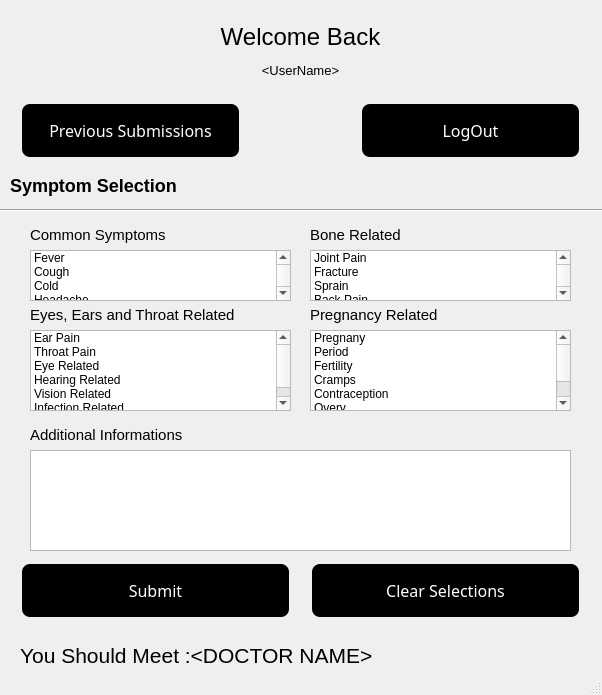
<?xml version="1.0" encoding="UTF-8"?>
<ui version="4.0">
 <class>MainWindow</class>
 <widget class="QMainWindow" name="MainWindow">
  <property name="geometry">
   <rect>
    <x>0</x>
    <y>0</y>
    <width>602</width>
    <height>695</height>
   </rect>
  </property>
  <property name="windowTitle">
   <string>MainWindow</string>
  </property>
  <property name="styleSheet">
   <string notr="true">font: 8pt &quot;Space Grotesk&quot;;</string>
  </property>
  <widget class="QWidget" name="centralwidget">
   <widget class="QPushButton" name="pushButton_2">
    <property name="geometry">
     <rect>
      <x>20</x>
      <y>560</y>
      <width>271</width>
      <height>61</height>
     </rect>
    </property>
    <property name="font">
     <font>
      <family>Space Grotesk</family>
      <pointsize>-1</pointsize>
      <weight>50</weight>
      <italic>false</italic>
      <bold>false</bold>
      <underline>false</underline>
      <strikeout>false</strikeout>
     </font>
    </property>
    <property name="styleSheet">
     <string notr="true">/* QPushButton Style */
QPushButton {
    background-color: #000; /* Black */
    border: none;
    color: #FFF; /* White */
    padding: 12px 24px;
    text-align: center;
    text-decoration: none;
    display: inline-block;
    font-size: 16px;
    margin: 4px 2px;
    transition-duration: 0.4s;
    cursor: pointer;
    border-radius: 8px;
}

QPushButton:hover {
    background-color: #333; /* Darker Gray */
}

QPushButton:pressed {
    background-color: #666; /* Even Darker Gray */
    box-shadow: 0 3px 6px rgba(0, 0, 0, 0.16), 0 3px 6px rgba(0, 0, 0, 0.23);
}
</string>
    </property>
    <property name="text">
     <string>Submit</string>
    </property>
   </widget>
   <widget class="QLabel" name="label_2">
    <property name="geometry">
     <rect>
      <x>10</x>
      <y>170</y>
      <width>201</width>
      <height>31</height>
     </rect>
    </property>
    <property name="styleSheet">
     <string notr="true">/* QLabel Style */
QLabel {
    color: #000; /* Black */
    font-size: 18px;
    font-weight: bold;
}

</string>
    </property>
    <property name="text">
     <string>&lt;html&gt;&lt;head/&gt;&lt;body&gt;&lt;p&gt;Symptom Selection&lt;/p&gt;&lt;/body&gt;&lt;/html&gt;</string>
    </property>
   </widget>
   <widget class="Line" name="line_2">
    <property name="geometry">
     <rect>
      <x>0</x>
      <y>195</y>
      <width>871</width>
      <height>31</height>
     </rect>
    </property>
    <property name="orientation">
     <enum>Qt::Horizontal</enum>
    </property>
   </widget>
   <widget class="QLabel" name="label">
    <property name="geometry">
     <rect>
      <x>30</x>
      <y>220</y>
      <width>161</width>
      <height>31</height>
     </rect>
    </property>
    <property name="text">
     <string>&lt;html&gt;&lt;head/&gt;&lt;body&gt;&lt;p&gt;&lt;span style=&quot; font-size:11pt;&quot;&gt;Common Symptoms&lt;/span&gt;&lt;/p&gt;&lt;/body&gt;&lt;/html&gt;</string>
    </property>
   </widget>
   <widget class="QTextEdit" name="textEdit">
    <property name="geometry">
     <rect>
      <x>30</x>
      <y>450</y>
      <width>541</width>
      <height>101</height>
     </rect>
    </property>
   </widget>
   <widget class="QLabel" name="label_3">
    <property name="geometry">
     <rect>
      <x>30</x>
      <y>420</y>
      <width>191</width>
      <height>31</height>
     </rect>
    </property>
    <property name="text">
     <string>&lt;html&gt;&lt;head/&gt;&lt;body&gt;&lt;p&gt;&lt;span style=&quot; font-size:11pt;&quot;&gt;Additional Informations&lt;/span&gt;&lt;/p&gt;&lt;/body&gt;&lt;/html&gt;</string>
    </property>
   </widget>
   <widget class="QListWidget" name="listWidget">
    <property name="geometry">
     <rect>
      <x>30</x>
      <y>250</y>
      <width>261</width>
      <height>51</height>
     </rect>
    </property>
    <property name="selectionMode">
     <enum>QAbstractItemView::MultiSelection</enum>
    </property>
    <item>
     <property name="text">
      <string>Fever</string>
     </property>
    </item>
    <item>
     <property name="text">
      <string>Cough</string>
     </property>
    </item>
    <item>
     <property name="text">
      <string>Cold</string>
     </property>
    </item>
    <item>
     <property name="text">
      <string>Headache</string>
     </property>
    </item>
    <item>
     <property name="text">
      <string>Fatigue</string>
     </property>
    </item>
    <item>
     <property name="text">
      <string>Stomach Ache</string>
     </property>
    </item>
    <item>
     <property name="text">
      <string>Flue</string>
     </property>
    </item>
   </widget>
   <widget class="QLabel" name="label_4">
    <property name="geometry">
     <rect>
      <x>30</x>
      <y>300</y>
      <width>221</width>
      <height>31</height>
     </rect>
    </property>
    <property name="text">
     <string>&lt;html&gt;&lt;head/&gt;&lt;body&gt;&lt;p&gt;&lt;span style=&quot; font-size:11pt;&quot;&gt;Eyes, Ears and Throat Related&lt;/span&gt;&lt;/p&gt;&lt;/body&gt;&lt;/html&gt;</string>
    </property>
   </widget>
   <widget class="QListWidget" name="listWidget_2">
    <property name="geometry">
     <rect>
      <x>30</x>
      <y>330</y>
      <width>261</width>
      <height>81</height>
     </rect>
    </property>
    <property name="selectionMode">
     <enum>QAbstractItemView::MultiSelection</enum>
    </property>
    <item>
     <property name="text">
      <string>Ear Pain</string>
     </property>
    </item>
    <item>
     <property name="text">
      <string>Throat Pain</string>
     </property>
    </item>
    <item>
     <property name="text">
      <string>Eye Related</string>
     </property>
    </item>
    <item>
     <property name="text">
      <string>Hearing Related</string>
     </property>
    </item>
    <item>
     <property name="text">
      <string>Vision Related</string>
     </property>
    </item>
    <item>
     <property name="text">
      <string>Infection Related</string>
     </property>
    </item>
   </widget>
   <widget class="QLabel" name="label_5">
    <property name="geometry">
     <rect>
      <x>310</x>
      <y>300</y>
      <width>221</width>
      <height>31</height>
     </rect>
    </property>
    <property name="text">
     <string>&lt;html&gt;&lt;head/&gt;&lt;body&gt;&lt;p&gt;&lt;span style=&quot; font-size:11pt;&quot;&gt;Pregnancy Related&lt;/span&gt;&lt;/p&gt;&lt;/body&gt;&lt;/html&gt;</string>
    </property>
   </widget>
   <widget class="QListWidget" name="listWidget_3">
    <property name="geometry">
     <rect>
      <x>310</x>
      <y>330</y>
      <width>261</width>
      <height>81</height>
     </rect>
    </property>
    <property name="selectionMode">
     <enum>QAbstractItemView::MultiSelection</enum>
    </property>
    <item>
     <property name="text">
      <string>Pregnany</string>
     </property>
    </item>
    <item>
     <property name="text">
      <string>Period</string>
     </property>
    </item>
    <item>
     <property name="text">
      <string>Fertility</string>
     </property>
    </item>
    <item>
     <property name="text">
      <string>Cramps</string>
     </property>
    </item>
    <item>
     <property name="text">
      <string>Contraception</string>
     </property>
    </item>
    <item>
     <property name="text">
      <string>Overy</string>
     </property>
    </item>
    <item>
     <property name="text">
      <string>Uterus</string>
     </property>
    </item>
   </widget>
   <widget class="QLabel" name="label_6">
    <property name="geometry">
     <rect>
      <x>310</x>
      <y>220</y>
      <width>161</width>
      <height>31</height>
     </rect>
    </property>
    <property name="text">
     <string>&lt;html&gt;&lt;head/&gt;&lt;body&gt;&lt;p&gt;&lt;span style=&quot; font-size:11pt;&quot;&gt;Bone Related&lt;/span&gt;&lt;/p&gt;&lt;/body&gt;&lt;/html&gt;</string>
    </property>
   </widget>
   <widget class="QListWidget" name="listWidget_4">
    <property name="geometry">
     <rect>
      <x>310</x>
      <y>250</y>
      <width>261</width>
      <height>51</height>
     </rect>
    </property>
    <property name="selectionMode">
     <enum>QAbstractItemView::MultiSelection</enum>
    </property>
    <item>
     <property name="text">
      <string>Joint Pain</string>
     </property>
    </item>
    <item>
     <property name="text">
      <string>Fracture</string>
     </property>
    </item>
    <item>
     <property name="text">
      <string>Sprain</string>
     </property>
    </item>
    <item>
     <property name="text">
      <string>Back Pain</string>
     </property>
    </item>
    <item>
     <property name="text">
      <string>Knee Pain</string>
     </property>
    </item>
    <item>
     <property name="text">
      <string>Shoulder Pain</string>
     </property>
    </item>
    <item>
     <property name="text">
      <string>Hip Pain</string>
     </property>
    </item>
    <item>
     <property name="text">
      <string>Leg Pain</string>
     </property>
    </item>
   </widget>
   <widget class="QLabel" name="label_7">
    <property name="geometry">
     <rect>
      <x>20</x>
      <y>10</y>
      <width>561</width>
      <height>81</height>
     </rect>
    </property>
    <property name="text">
     <string>&lt;html&gt;&lt;head/&gt;&lt;body&gt;&lt;p align=&quot;center&quot;&gt;&lt;span style=&quot; font-size:18pt;&quot;&gt;Welcome Back&lt;/span&gt;&lt;/p&gt;&lt;p align=&quot;center&quot;&gt;&lt;span style=&quot; font-size:10pt;&quot;&gt;&amp;lt;UserName&amp;gt;&lt;/span&gt;&lt;/p&gt;&lt;/body&gt;&lt;/html&gt;</string>
    </property>
   </widget>
   <widget class="QLabel" name="label_8">
    <property name="geometry">
     <rect>
      <x>20</x>
      <y>630</y>
      <width>561</width>
      <height>51</height>
     </rect>
    </property>
    <property name="text">
     <string>&lt;html&gt;&lt;head/&gt;&lt;body&gt;&lt;p&gt;&lt;span style=&quot; font-size:16pt;&quot;&gt;You Should Meet :&amp;lt;DOCTOR NAME&amp;gt;&lt;/span&gt;&lt;/p&gt;&lt;/body&gt;&lt;/html&gt;</string>
    </property>
   </widget>
   <widget class="QPushButton" name="pushButton_4">
    <property name="geometry">
     <rect>
      <x>310</x>
      <y>560</y>
      <width>271</width>
      <height>61</height>
     </rect>
    </property>
    <property name="font">
     <font>
      <family>Space Grotesk</family>
      <pointsize>-1</pointsize>
      <weight>50</weight>
      <italic>false</italic>
      <bold>false</bold>
      <underline>false</underline>
      <strikeout>false</strikeout>
     </font>
    </property>
    <property name="styleSheet">
     <string notr="true">/* QPushButton Style */
QPushButton {
    background-color: #000; /* Black */
    border: none;
    color: #FFF; /* White */
    padding: 12px 24px;
    text-align: center;
    text-decoration: none;
    display: inline-block;
    font-size: 16px;
    margin: 4px 2px;
    transition-duration: 0.4s;
    cursor: pointer;
    border-radius: 8px;
}

QPushButton:hover {
    background-color: #333; /* Darker Gray */
}

QPushButton:pressed {
    background-color: #666; /* Even Darker Gray */
    box-shadow: 0 3px 6px rgba(0, 0, 0, 0.16), 0 3px 6px rgba(0, 0, 0, 0.23);
}
</string>
    </property>
    <property name="text">
     <string>Clear Selections</string>
    </property>
   </widget>
   <widget class="QPushButton" name="pushButton_3">
    <property name="geometry">
     <rect>
      <x>360</x>
      <y>100</y>
      <width>221</width>
      <height>61</height>
     </rect>
    </property>
    <property name="font">
     <font>
      <family>Space Grotesk</family>
      <pointsize>-1</pointsize>
      <weight>50</weight>
      <italic>false</italic>
      <bold>false</bold>
      <underline>false</underline>
      <strikeout>false</strikeout>
     </font>
    </property>
    <property name="styleSheet">
     <string notr="true">/* QPushButton Style */
QPushButton {
    background-color: #000; /* Black */
    border: none;
    color: #FFF; /* White */
    padding: 12px 24px;
    text-align: center;
    text-decoration: none;
    display: inline-block;
    font-size: 16px;
    margin: 4px 2px;
    transition-duration: 0.4s;
    cursor: pointer;
    border-radius: 8px;
}

QPushButton:hover {
    background-color: #333; /* Darker Gray */
}

QPushButton:pressed {
    background-color: #666; /* Even Darker Gray */
    box-shadow: 0 3px 6px rgba(0, 0, 0, 0.16), 0 3px 6px rgba(0, 0, 0, 0.23);
}
</string>
    </property>
    <property name="text">
     <string>LogOut</string>
    </property>
   </widget>
   <widget class="QPushButton" name="pushButton_5">
    <property name="geometry">
     <rect>
      <x>20</x>
      <y>100</y>
      <width>221</width>
      <height>61</height>
     </rect>
    </property>
    <property name="font">
     <font>
      <family>Space Grotesk</family>
      <pointsize>-1</pointsize>
      <weight>50</weight>
      <italic>false</italic>
      <bold>false</bold>
      <underline>false</underline>
      <strikeout>false</strikeout>
     </font>
    </property>
    <property name="styleSheet">
     <string notr="true">/* QPushButton Style */
QPushButton {
    background-color: #000; /* Black */
    border: none;
    color: #FFF; /* White */
    padding: 12px 24px;
    text-align: center;
    text-decoration: none;
    display: inline-block;
    font-size: 16px;
    margin: 4px 2px;
    transition-duration: 0.4s;
    cursor: pointer;
    border-radius: 8px;
}

QPushButton:hover {
    background-color: #333; /* Darker Gray */
}

QPushButton:pressed {
    background-color: #666; /* Even Darker Gray */
    box-shadow: 0 3px 6px rgba(0, 0, 0, 0.16), 0 3px 6px rgba(0, 0, 0, 0.23);
}
</string>
    </property>
    <property name="text">
     <string>Previous Submissions</string>
    </property>
   </widget>
  </widget>
  <widget class="QStatusBar" name="statusbar"/>
 </widget>
 <resources/>
 <connections/>
</ui>
